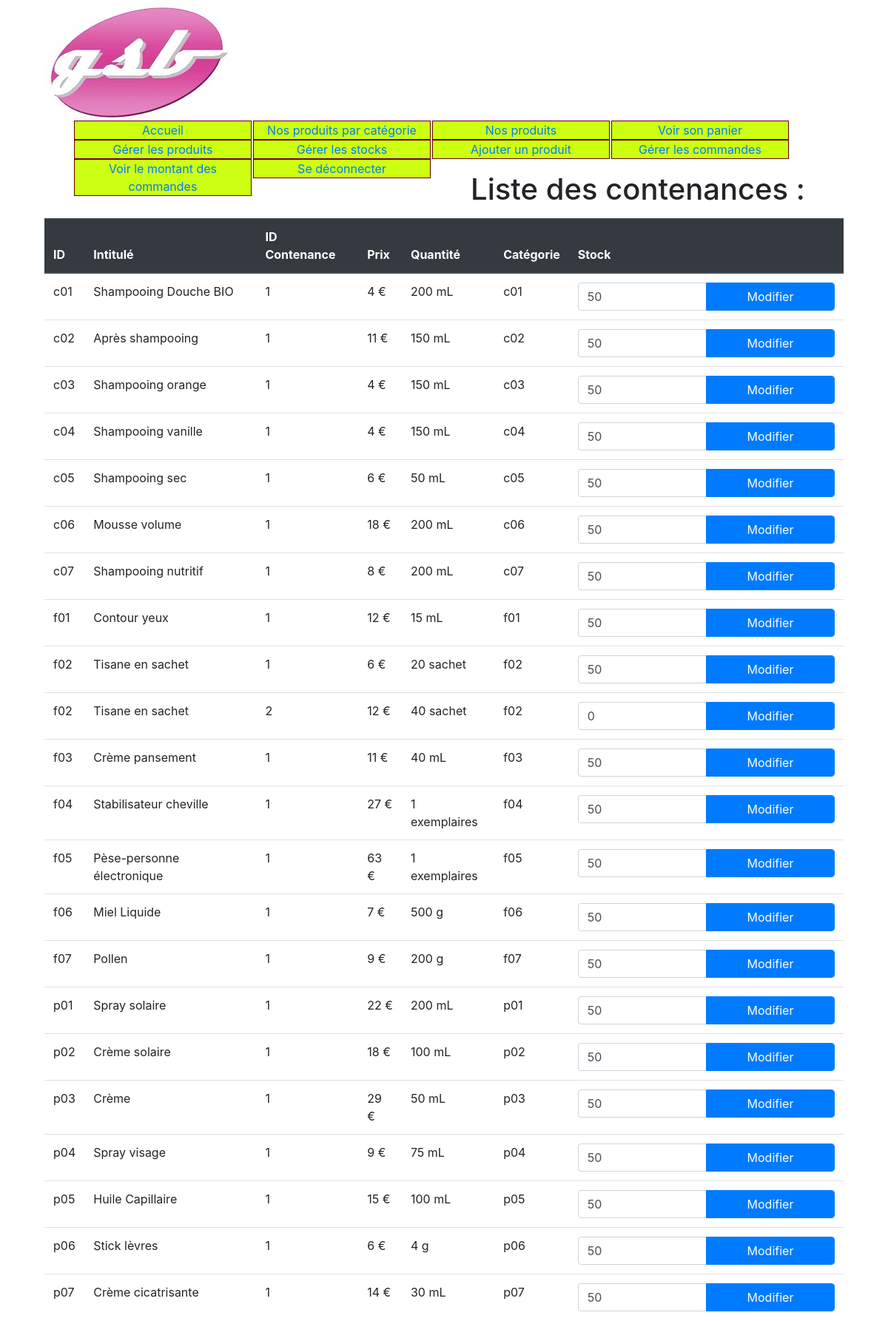
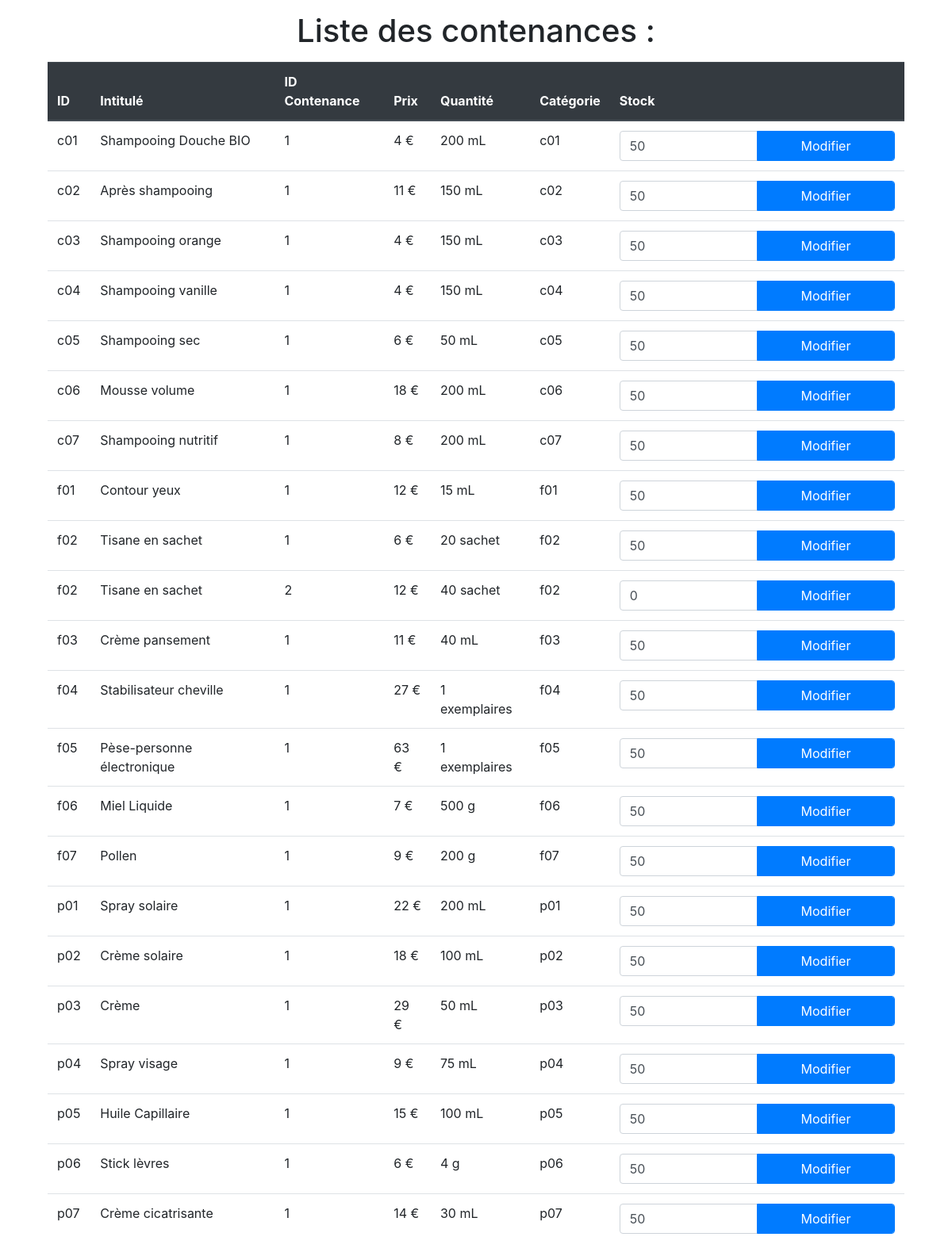
Screenshot of /index.php?uc=gererProduits&action=stocks (signed in) with the database file from the repository (2 pictures, top to bottom).
### tables this page shows
CREATE TABLE IF NOT EXISTS `produitcontenance` (
  `id` char(32) NOT NULL,
  `id_contenance` int(11) NOT NULL,
  `prix` double NOT NULL,
  `qte` int(11) NOT NULL,
  `stock` int(11) NOT NULL DEFAULT 0,
  `isBase` tinyint(1) NOT NULL,
  `id_unit` int(11) NOT NULL,
  PRIMARY KEY (`id`,`id_contenance`),
  KEY `ProduitContenance_unites0_FK` (`id_unit`)
);

CREATE TABLE IF NOT EXISTS `produit` (
  `id` char(32) NOT NULL,
  `libelle` varchar(50) NOT NULL,
  `description` varchar(255) DEFAULT NULL,
  `image` char(100) DEFAULT NULL,
  `dateMiseEnRayon` date NOT NULL,
  `id_categorie` char(32) NOT NULL,
  `id_marque` int(11) NOT NULL,
  PRIMARY KEY (`id`),
  KEY `produit_categorie_FK` (`id_categorie`),
  KEY `produit_marque_FK` (`id_marque`)
);

CREATE TABLE IF NOT EXISTS `unites` (
  `id_unit` int(11) NOT NULL,
  `unit_intitule` varchar(50) NOT NULL,
  `unit_pluriel` varchar(50) NOT NULL,
  PRIMARY KEY (`id_unit`)
);

### modele/bd.produits.inc.php (called while the page is built, shortened)
<?php
	function getAllContenances(){
		$monPdo= connexionPDO();
		$req="SELECT pc.id, libelle, id_contenance, prix, qte, stock, isBase, id_categorie, unit_intitule, unit_pluriel from produit p inner join produitcontenance pc on pc.id = p.id inner join unites u on pc.id_unit=u.id_unit;";
		$req = $monPdo->prepare($req);
		$req->execute();
		$res = $req->fetchAll(PDO::FETCH_ASSOC);
		return $res;
	}
?>

### vues/v_gererStock.php (the view)
<h1 class="text-center">Liste des contenances :</h1>
<table class="table" style="margin-top: 15px;">
  <thead class="thead-dark">
    <tr>
      <th scope="col">ID</th>
      <th scope="col">Intitulé</th>
      <th scope="col">ID Contenance</th>
      <th scope="col">Prix</th>
      <th scope="col">Quantité</th>
      <th scope="col">Catégorie</th>
      <th scope="col">Stock</th>
    </tr>
  </thead>
  <tbody>
    <?php
    foreach($infos as $cd){
      echo '<tr>';
      echo '<td>'.$cd['id'].'</td>';
      echo '<td>'.$cd['libelle'].'</td>';
      echo '<td>'.$cd['id_contenance'].'</td>';
      echo '<td>'.$cd['prix'].' €</td>';
      if($cd['qte']>1){
        echo '<td>'.$cd['qte'].' '.$cd['unit_intitule'].'</td>';
      }
      else{
        echo '<td>'.$cd['qte'].' '.$cd['unit_pluriel'].'</td>';
      }
      echo '<td>'.$cd['id'].'</td>';
      echo '<td>';
      ?>
      <form action="index.php?uc=gererProduits&action=modifStock&id=<?php echo $cd['id'];?>&idC=<?php echo $cd['id_contenance'];?>" method="POST"> <div class="input-group"><input type="number" value="<?php echo $cd['stock']; ?>" class="form-control" name="stock"><button type="submit" class="form-control btn-primary">Modifier</button> </div></form>
      <?php
      echo '</td>';
      echo '</tr>';
    }
    ?>
  </tbody>
</table>

### modele/cssGeneral.css (style rules this page uses)
html { font:normal 100%/1.2em "Trebuchet MS",Verdana,Helvetica,Arial,sans-serif; }
body { padding : 0% 5%; }
input { margin-left: 1%; width: 30%; border: #CCC 1px solid; }

### rows the page displays
produitcontenance: id "c01", id.libelle "Shampooing Douche BIO", id_contenance "1", prix "4", qte "200", id_unit.unit_intitule "mL", stock "50"
produitcontenance: id "c02", id.libelle "Après shampooing", id_contenance "1", prix "11", qte "150", id_unit.unit_intitule "mL", stock "50"
produitcontenance: id "c03", id.libelle "Shampooing orange", id_contenance "1", prix "4", qte "150", id_unit.unit_intitule "mL", stock "50"
produitcontenance: id "c04", id.libelle "Shampooing vanille", id_contenance "1", prix "4", qte "150", id_unit.unit_intitule "mL", stock "50"
produitcontenance: id "c05", id.libelle "Shampooing sec", id_contenance "1", prix "6", qte "50", id_unit.unit_intitule "mL", stock "50"
produitcontenance: id "c06", id.libelle "Mousse volume", id_contenance "1", prix "18", qte "200", id_unit.unit_intitule "mL", stock "50"
produitcontenance: id "c07", id.libelle "Shampooing nutritif", id_contenance "1", prix "8", qte "200", id_unit.unit_intitule "mL", stock "50"
produitcontenance: id "f01", id.libelle "Contour yeux", id_contenance "1", prix "12", qte "15", id_unit.unit_intitule "mL", stock "50"
produitcontenance: id "f02", id.libelle "Tisane en sachet", id_contenance "1", prix "6", qte "20", id_unit.unit_intitule "sachet", stock "50"
produitcontenance: id "f02", id.libelle "Tisane en sachet", id_contenance "2", prix "12", qte "40", id_unit.unit_intitule "sachet", stock "0"
produitcontenance: id "f03", id.libelle "Crème pansement", id_contenance "1", prix "11", qte "40", id_unit.unit_intitule "mL", stock "50"
produitcontenance: id "f04", id.libelle "Stabilisateur cheville", id_contenance "1", prix "27", qte "1", id_unit.unit_pluriel "exemplaires", stock "50"
produitcontenance: id "f05", id.libelle "Pèse-personne électronique", id_contenance "1", prix "63", qte "1", id_unit.unit_pluriel "exemplaires", stock "50"
produitcontenance: id "f06", id.libelle "Miel Liquide", id_contenance "1", prix "7", qte "500", id_unit.unit_intitule "g", stock "50"
produitcontenance: id "f07", id.libelle "Pollen", id_contenance "1", prix "9", qte "200", id_unit.unit_intitule "g", stock "50"
produitcontenance: id "p01", id.libelle "Spray solaire", id_contenance "1", prix "22", qte "200", id_unit.unit_intitule "mL", stock "50"
produitcontenance: id "p02", id.libelle "Crème solaire", id_contenance "1", prix "18", qte "100", id_unit.unit_intitule "mL", stock "50"
produitcontenance: id "p03", id.libelle "Crème", id_contenance "1", prix "29", qte "50", id_unit.unit_intitule "mL", stock "50"
produitcontenance: id "p04", id.libelle "Spray visage", id_contenance "1", prix "9", qte "75", id_unit.unit_intitule "mL", stock "50"
produitcontenance: id "p05", id.libelle "Huile Capillaire", id_contenance "1", prix "15", qte "100", id_unit.unit_intitule "mL", stock "50"
produitcontenance: id "p06", id.libelle "Stick lèvres", id_contenance "1", prix "6", qte "4", id_unit.unit_intitule "g", stock "50"
produitcontenance: id "p07", id.libelle "Crème cicatrisante", id_contenance "1", prix "14", qte "30", id_unit.unit_intitule "mL", stock "50"
